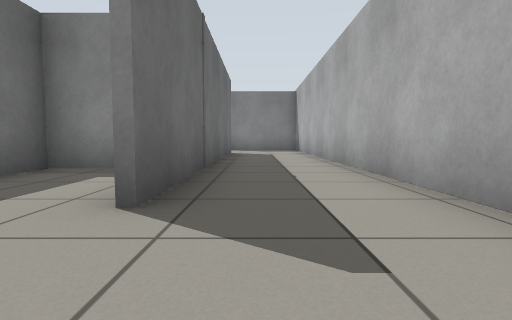
view 1 (above)

18 first-person views from a walk through a Gazebo world. The camera is 0.5 m above the floor, tilts 4° down and sees 80° across. The floor is counted in squares, 1 m on a side. Each view is taken from the middle of a square. On the plan, view 1 faces up. The plan holds only what a view shows up to about 9 squares ahead; the rest is blank.

view 2
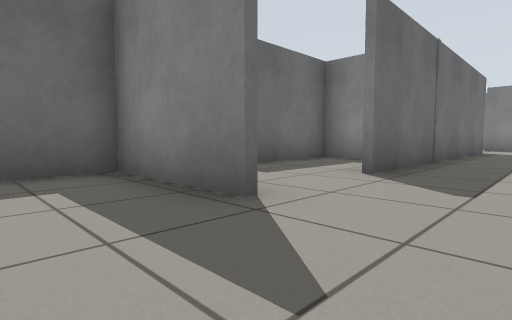

view 3
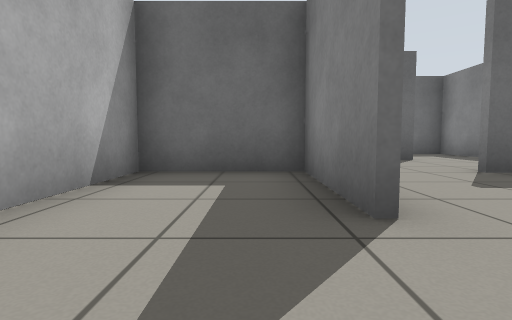

view 4
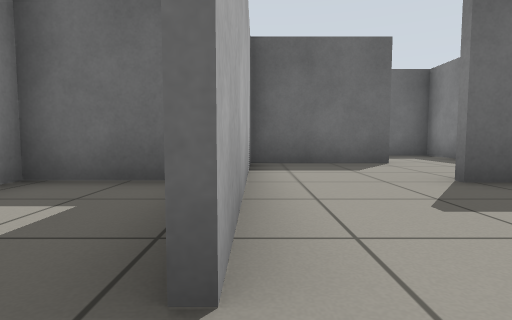

view 5
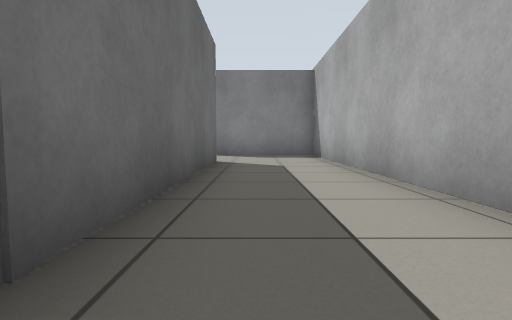

view 6
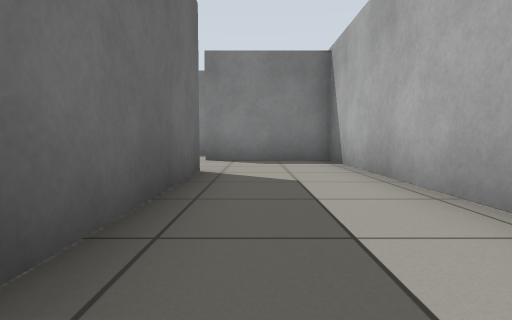

view 7
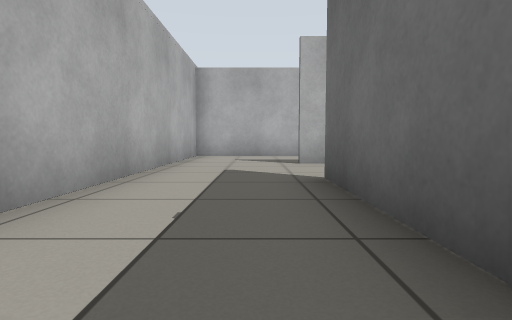

view 8
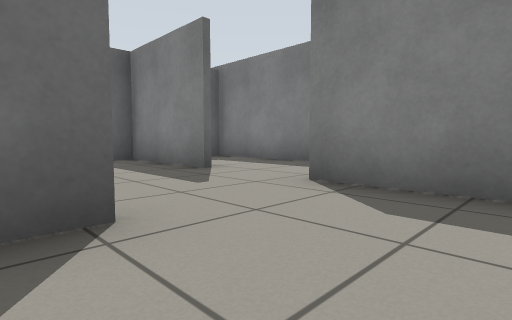

view 9
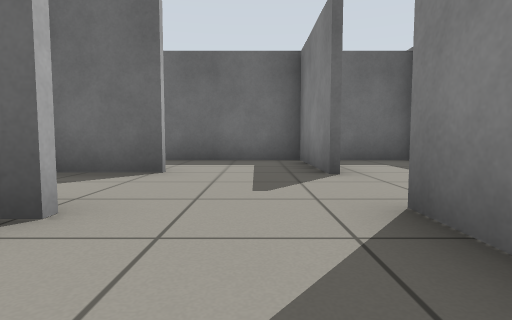

view 10
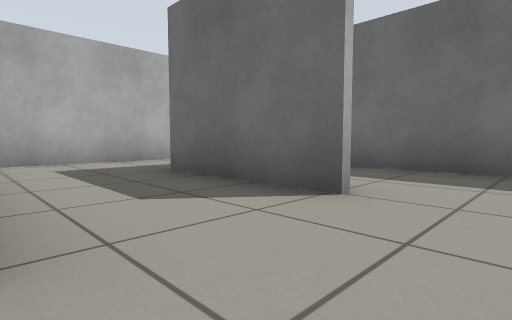

view 11
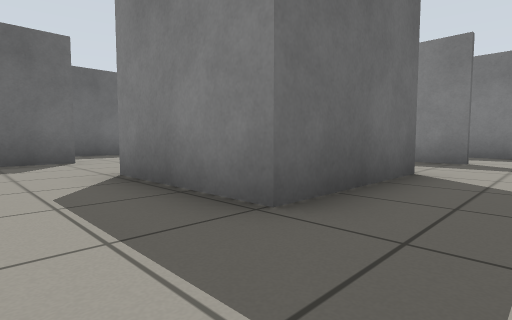

view 12
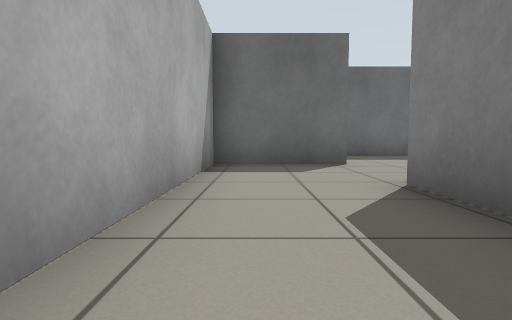

view 13
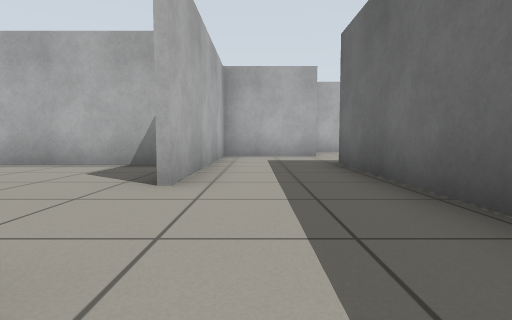

view 14
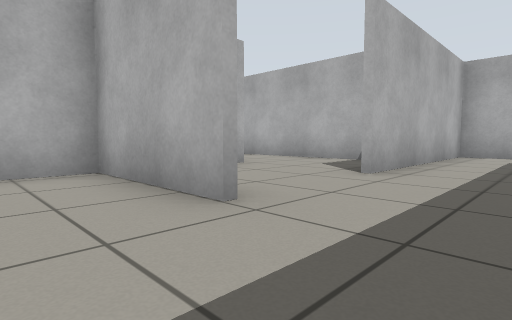

view 15
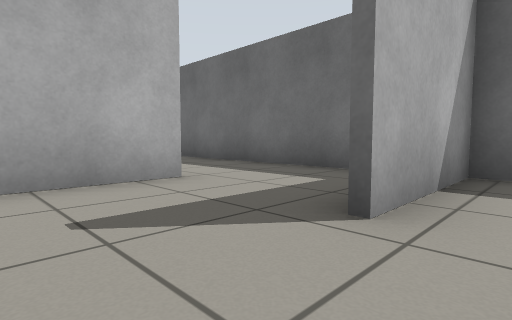

view 16
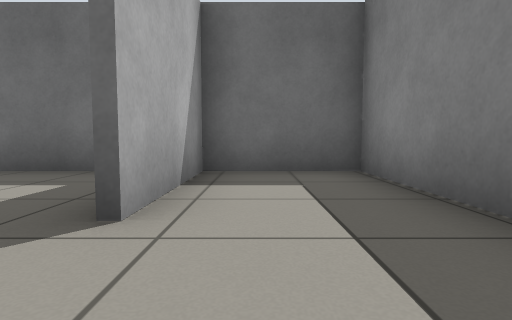

view 17
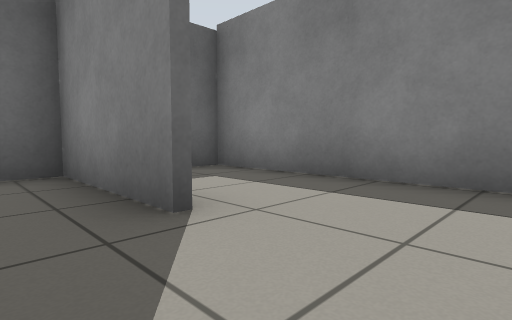

view 18
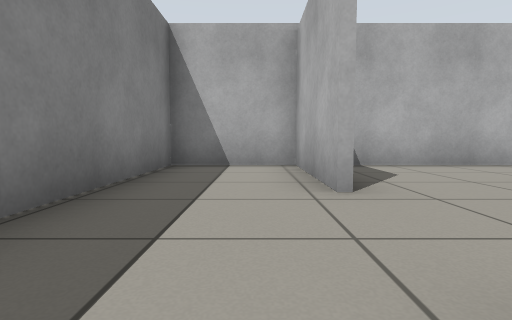

### Floor plan
Points are (right, up) in squares from view 1. A wall is a line through its corners. A room is listed if a view was taken in it or the views show most of it. See-through windows are left out.
Room 1 (views 1, 2, 3, 4)
walls: (-0.8, -0.3) (-3.5, -0.3) (-3.5, -2.8) (1.7, -2.8) (1.7, 0.4)
ways out: opening at (0.5, 0) to room 2
Room 2 (views 5, 6, 7, 8, 9, 10)
walls: (-0.9, 10.7) (-0.9, 2.1); (1.8, 13.1) (-1.2, 13.1); (1.7, 0.4) (1.7, 13.1)
ways out: opening at (0.5, 0) to room 1; opening at (-1, 11.5) to room 9; opening at (-1, 1.5) to room 11
Room 3 (views 11, 12)
walls: (-8.9, 7.9) (-8.9, 3.9); (-3.5, 10.8) (-3.5, 7.6) (-6.4, 7.6); (-9, 5.2) (-1.5, 5.2)
ways out: opening at (-9, 8.5) to room 8; opening at (-2, 10) to room 9
Room 4 (views 13, 14)
walls: (-11.6, 13.1) (-11.6, 10.6); (-8.8, 13.1) (-11.8, 13.1)
ways out: opening at (-9, 11.5) to room 6; opening at (-10.5, 10) to room 8
Room 5 (views 15, 16)
walls: (-7.2, 15.6) (-11.6, 15.6) (-11.6, 13.1); (-11.8, 13.2) (-8.8, 13.2)
ways out: opening at (-7.5, 13) to room 6
Room 6 (view 17)
walls: (-9.2, 10.5) (-6.3, 10.5) (-6.3, 11.6)
ways out: opening at (-9, 11.5) to room 4; opening at (-7.5, 13) to room 5
Room 7 (view 18)
walls: (-1.2, 13.2) (1.8, 13.2); (1.7, 13.1) (1.7, 15.6) (-6.1, 15.6) (-6.1, 13.9)
ways out: opening at (-2.5, 13) to room 9
Room 8 (no view inside)
walls: (-11.6, 10.6) (-11.6, 4.9); (-11.7, 2.4) (-9.1, 2.4) (-9.1, 7.9)
ways out: opening at (-9, 8.5) to room 3; opening at (-10.5, 10) to room 4; opening at (-12, 3.5)
Room 9 (no view inside)
walls: (-3.2, 13.1) (-6.1, 13.1) (-6.1, 9.2)
ways out: opening at (-1, 11.5) to room 2; opening at (-2, 10) to room 3; opening at (-2.5, 13) to room 7
Room 10 (no view inside)
walls: (-6.1, 2.7) (-6.1, -0.1) (-3.4, -0.1)
ways out: opening at (-3, 1.5) to room 11; opening at (-6, 3.5) to room 12
Room 11 (no view inside)
walls: (-3.4, -0.1) (-0.8, -0.1); (-2.2, 5) (-3.5, 5) (-3.5, 2.3)
ways out: opening at (-1, 1.5) to room 2; opening at (-3, 1.5) to room 10
Room 12 (no view inside)
walls: (-7.1, 5) (-9, 5)
ways out: opening at (-6, 3.5) to room 10

Positions as (right, up) in squares from view 1, and headings:
1: (0, 0), facing up
2: (1, -2), facing up-left
3: (1, -1), facing left
4: (0, 0), facing left
5: (0, 4), facing up
6: (0, 6), facing up
7: (0, 6), facing down
8: (1, 10), facing up-left
9: (1, 12), facing left
10: (-1, 12), facing down-left
11: (-2, 6), facing up-left
12: (-3, 6), facing left
13: (-10, 11), facing down
14: (-11, 12), facing down-right
15: (-7, 14), facing down-left
16: (-7, 14), facing left
17: (-7, 12), facing up-left
18: (-4, 14), facing right
